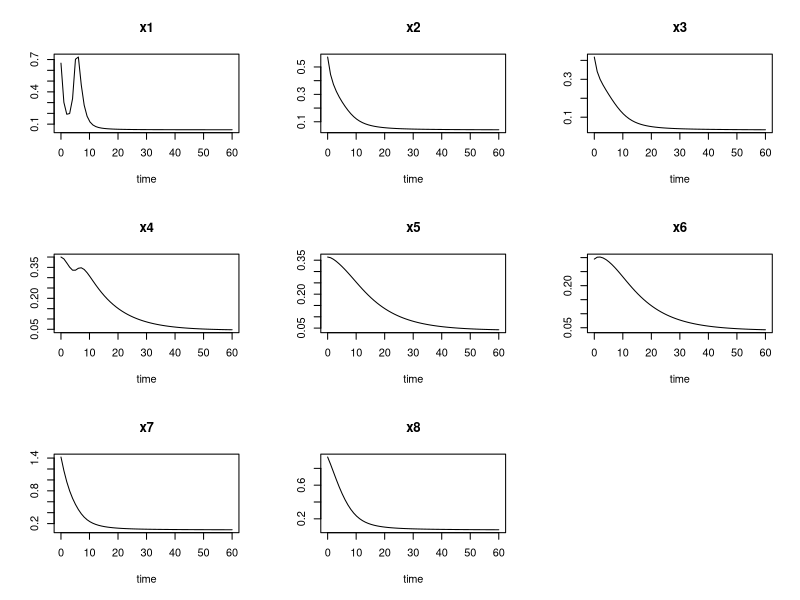

Reproduce this figure in R. (Note: this script raises an error after producing the figure.)
# This script generates data to test the greedy-approach dynamic elastic net
rm(list=ls())
library(deSolve)

parameters = c(  v1=1,
                   vi1=1,
                   ki1=1,
                   ni1=2,
                   ka1=1,
                   na1=2,
                   k1=1,
                   v2=1,
                   ki2=1,
                   ni2=2,
                   ka2=1,
                   na2=2,
                   k2=1,
                   v3=1,
                   ki3=1,
                   ni3=2,
                   ka3=1,
                   na3=2,
                   k3=1,
                   v4=0.1,
                   k4=1,
                   k4k=0.1,
                   v5=0.1,
                   k5=1,
                   k5k=0.1,
                   v6=0.1,
                   k6=1,
                   k6k=0.1,
                   kcat1=1,
                   km1=1,
                   km2=1,
                   kcat2=1,
                   km3=1,
                   km4=1,
                   kcat3=1,
                   km5=1,
                   km6=1,
                   p=0.05,
                   s=0.1)

x0 = c(0.66667,0.57254,0.41758,0.4,0.36409,0.29457,1.419,0.93464)


Model <- function(t,x,parameters) {
  with (as.list(parameters),{
    
    dx1 = v1/(1+(p/ki1)*ni1+(ka1/s)*na1)-k1*x[1]
    dx2 = v2/(1+(p/ki2)*ni2+(ka2/x7)*na2)-k2*x[2]
    dx3 = v3/(1+(p/ki3)*ni3+(ka3/x8)*na3)-k3*x[3] 
    dx4 = (v4*x[1])/(k4+x[1])-k4k*x[4]
    dx5 = (v5*x[2])/(k5+x[2])-k5k*x[5]
    dx6 = (v6*x[2])/(k6+x[3])-k6k*x[6]
    dx7 = (kcat1*x[4]*(1/km1)*(s-x[7]))/(1+(s/km1)+(x[7]/km2))-(kcat2*x[5]*(1/km3)*(x[7]-x[8]))/(1+(x[7]/km3)+(x[8]/km4))
    dx8 = (kcat2*x[5]*(1/km3)*(x[7]-x[8]))/(1+(x[7]/km3)+(x[8]/km4))-(kcat3*x[6]*(1/km5)*(x[8]-p))/(1+(x[8]/km5)+(p/km6))
    
    list(c(dx1,dx2,dx3,dx4,dx5,dx6,dx7,dx8))
  })
}


uvbMeasure <- function(x) {
  
  y1 = 2*x[,5] + x[,4] + x[,8]
  y2 = 2*x[,5] + 2* x[,3] + x[,1]
  y3 = x[,6]
  y4 = x[,1]
  y5 = x[,4]
  
  return(cbind(y1,y2,y3,y4,y5))
}

t.data <- seq(0, 60, length.out = 60)
state <- c( x1 = x0[1], x2 = x0[2] , x3 = x0[3], x4 = x0[4], x5 = x0[5], x6 = x0[6], x7 = x0[7], x8 = x0[8])

Perturbation <- function(t,x1,x2,x3,x4,x5,x6,x7,x8) {
  #perturbation function
  perturbation.temp <-  1 / (1 + ( t - 5 )**2)
  
  return(perturbation.temp)
}

Lorenz <- function(t, state, parameters) {
  with(as.list(c(state, parameters)),{
    dx1 = v1/(1+(p/ki1)*ni1+(ka1/s)*na1)-k1*x1 + Perturbation(t,x1,x2,x3,x4,x5,x6,x7,x8)
    dx2 = v2/(1+(p/ki2)*ni2+(ka2/x7)*na2)-k2*x2
    dx3 = v3/(1+(p/ki3)*ni3+(ka3/x8)*na3)-k3*x3 
    dx4 = (v4*x1)/(k4+x1)-k4k*x4
    dx5 = (v5*x2)/(k5+x2)-k5k*x5
    dx6 = (v6*x2)/(k6+x3)-k6k*x6
    dx7 = (kcat1*x4*(1/km1)*(s-x7))/(1+(s/km1)+(x7/km2))-(kcat2*x5*(1/km3)*(x7-x8))/(1+(x7/km3)+(x8/km4))
    dx8 = (kcat2*x5*(1/km3)*(x7-x8))/(1+(x7/km3)+(x8/km4))-(kcat3*x6*(1/km5)*(x8-p))/(1+(x8/km5)+(p/km6))
    list(c(dx1,dx2,dx3,dx4,dx5,dx6,dx7,dx8))
  })
}

out <- ode(y = state, times = t.data, func = Lorenz, parms = parameters)

# MAke plots

plot(out)
X <- out[,-1]
meas <- uvbMeasure(X)
meas = as.data.frame(cbind(t.data,meas))
y <- meas

output <- data.frame("t" = out[,1],"x1" = out[,2], "x2" = out[,3], "x3" = out[,4], "x4" = out[,5], "x5" = out[,6], "x6" = out[,7], "x7" = out[,8], "x8" = out[,9])


sd=NULL

model_class <- odeModel(func = Model, parms = parameters, times=t.data,
                    measFunc = uvbMeasure, y = x0, meas = y,custom=TRUE)

sgdn(odeModel = model_class, alphaStep = 0.01, alpha2 = 0.4, plotEstimates = TRUE, conjGrad = FALSE)

# system.time(
#   res <- sgdn(alphaStep = 500, alpha2 = 0.0001, optW = rep(1,8), x0 = x0,
#               measFunc = uvbMeasure, measData = y, epsilon = 0.1, Beta = 0.8,
#               parameters = parameters, modelFunc = Model, plotEstimates = TRUE, conjGrad = TRUE)
# )

plot(res[[2]])

BDENode <- odeModel(func = Model, parms = parameters, times=t.data,
                    measFunc = uvbMeasure, y = x0, meas = y,custom=TRUE)


A <- BDEN(odeModel               = BDENode,
          settings               = SETTINGS,
          mcmc_component         = MCMC_component,
          loglikelihood_func     = LOGLIKELIHOOD_func,
          gibbs_update           = GIBBS_update,
          ode_sol                = ode_solv,
          lambda            = .0001,
          beta_init         = c(1,1,1,0.1),
          numbertrialsstep = 15,
          numbertrialseps  = 1000,
          numbertrialinner  = 25,
          printstatesignore =  c(1,4))
